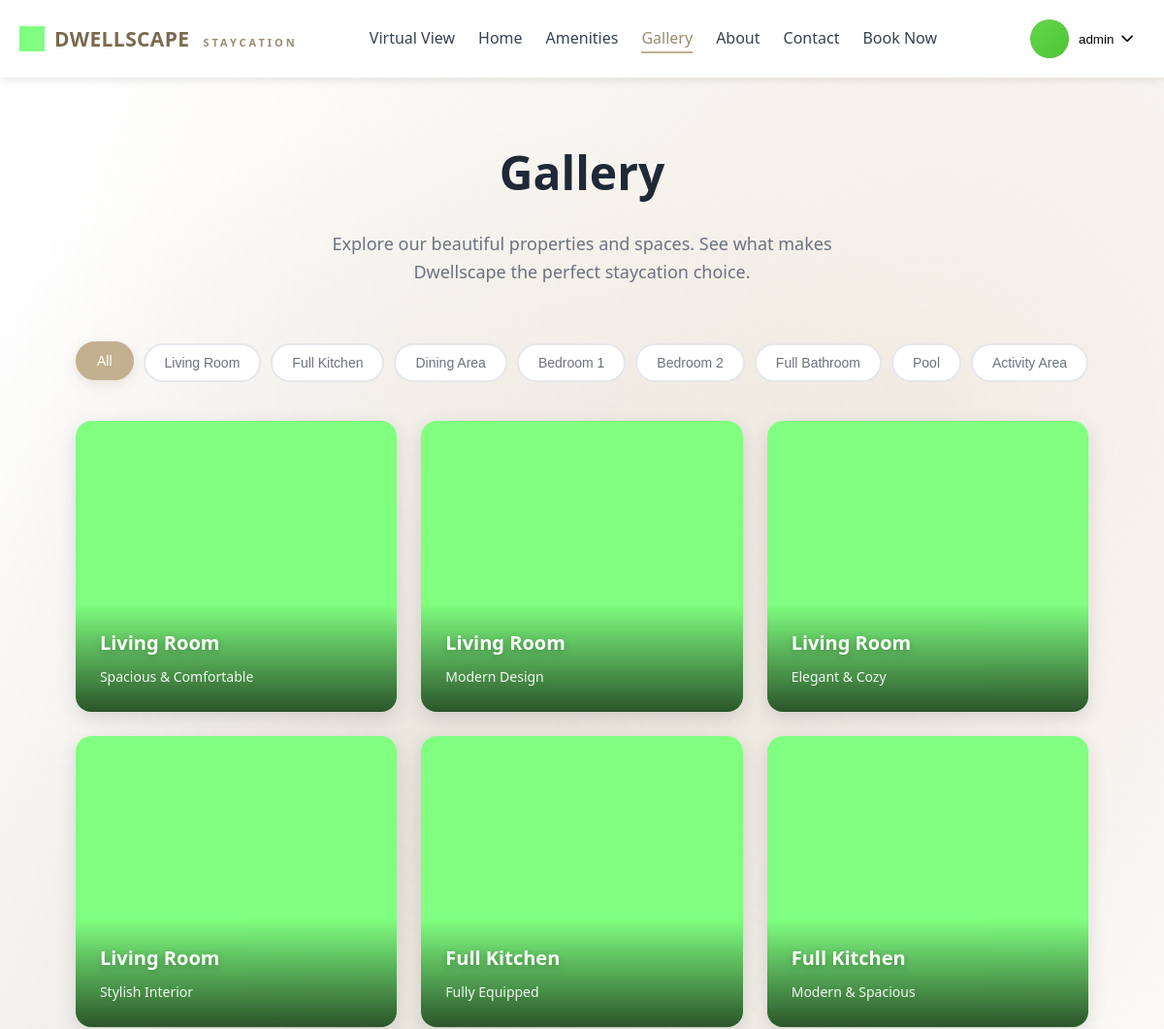
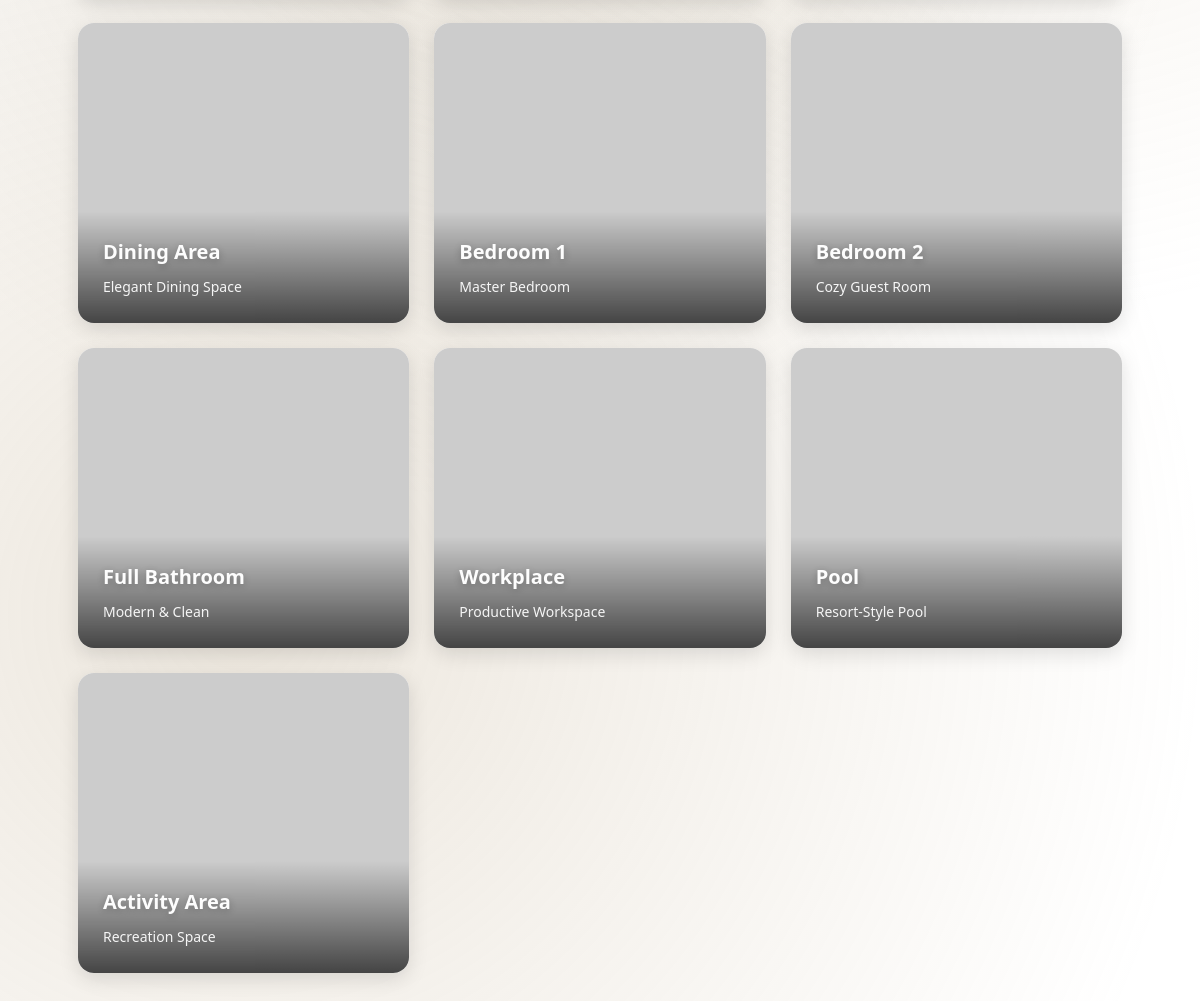
Screenshot of /dwellscape2.0/dwellscape/gallery.php (signed in) with the database file from the repository (2 pictures, top to bottom).
### tables this page shows
CREATE TABLE `gallery_images` (
  `id` int(11) NOT NULL,
  `image_url` varchar(500) NOT NULL,
  `title` varchar(255) NOT NULL,
  `category` varchar(100) NOT NULL,
  `description` varchar(255) DEFAULT NULL,
  `display_order` int(11) DEFAULT 0,
  `is_active` tinyint(1) DEFAULT 1,
  `created_at` timestamp NOT NULL DEFAULT current_timestamp(),
  `updated_at` timestamp NOT NULL DEFAULT current_timestamp() ON UPDATE current_timestamp()
);

### dwellscape2.0/dwellscape/gallery.php (the view, shortened to what this page needs)
<?php
require_once 'config/database.php';
$profile_image = '../pictures/boy.png';
?>
<!DOCTYPE html>
<html lang="en">
<head>
    <link rel="stylesheet" href="assets/css/styles.css">
    <link rel="stylesheet" href="https://cdnjs.cloudflare.com/ajax/libs/font-awesome/6.0.0/css/all.min.css">
</head>
<body>
    <header class="header">
        <div class="header-content">
            <a href="dashboard.php" class="logo" aria-label="Dwellscape Staycation">
                <span class="brand-mark">
                    <img src="assets/img/dwellscape-logo.png" alt="Dwellscape logo" onerror="this.style.display='none'; this.nextElementSibling.style.display='inline-block';">
                </span>
                <span class="logo-text">DWELLSCAPE <small>STAYCATION</small></span>
            </a>
            <nav>
                <ul class="nav-links">
                    <li><a href="dashboard.php#virtual-view">Virtual View</a></li>
                    <li><a href="dashboard.php#home">Home</a></li>
                    <li><a href="dashboard.php#amenities">Amenities</a></li>
                    <li><a href="dashboard.php#gallery" class="active">Gallery</a></li>
                    <li><a href="dashboard.php#about">About</a></li>
                    <li><a href="dashboard.php#contact">Contact</a></li>
                    <li><a href="bookings.php">Book Now</a></li>
                </ul>
            </nav>
            <div class="profile-section">
                <button class="profile-btn" onclick="toggleProfileDropdown()">
                    <div class="profile-avatar">
                        <img src="<?php echo htmlspecialchars($profile_image); ?>" alt="Profile" onerror="this.style.display='none'; this.parentElement.innerHTML='<?php echo strtoupper(substr($_SESSION['username'], 0, 1)); ?>';">
                    </div>
                    <span class="profile-name"><?php echo htmlspecialchars($_SESSION['username']); ?></span>
                    <i class="fas fa-chevron-down"></i>
                </button>
            </div>
        </div>
    </header>
    <main class="main-content">
        <div class="container">
            <div class="page-header">
                <h1 class="page-title">Gallery</h1>
                <p class="page-subtitle">Explore our beautiful properties and spaces. See what makes Dwellscape the perfect staycation choice.</p>
            </div>
            <div class="gallery-filters">
                <button class="gallery-filter-btn active" onclick="filterGallery('all')">All</button>
                <button class="gallery-filter-btn" onclick="filterGallery('living-room')">Living Room</button>
                <button class="gallery-filter-btn" onclick="filterGallery('kitchen')">Full Kitchen</button>
                <button class="gallery-filter-btn" onclick="filterGallery('dining')">Dining Area</button>
                <button class="gallery-filter-btn" onclick="filterGallery('bedroom1')">Bedroom 1</button>
                <button class="gallery-filter-btn" onclick="filterGallery('bedroom2')">Bedroom 2</button>
                <button class="gallery-filter-btn" onclick="filterGallery('bathroom')">Full Bathroom</button>
                <button class="gallery-filter-btn" onclick="filterGallery('pool')">Pool</button>
                <button class="gallery-filter-btn" onclick="filterGallery('activity')">Activity Area</button>
            </div>
            <div class="gallery-grid">
                <?php
                try {
                    $stmt = $pdo->query("SELECT * FROM gallery_images WHERE is_active = 1 ORDER BY display_order ASC, created_at DESC");
                    $gallery_images = $stmt->fetchAll();
                    if (empty($gallery_images)) {
                        echo '<p style="grid-column: 1 / -1; text-align: center; color: #666; padding: 40px;">No gallery images available. <a href="check_and_add_gallery.php" style="color: #C3B091; text-decoration: underline;">Click here to restore images</a></p>';
                    } else {
                        foreach ($gallery_images as $image):
                            $raw_url = trim($image['image_url'] ?? '');
                            if (preg_match('~^https?://~i', $raw_url)) {
                            }
                            elseif (preg_match('~[\\\\/]pictures[\\\\/](.+)$~i', $raw_url, $m)) {
                                $raw_url = '../pictures/' . str_replace('\\', '/', $m[1]);
                            }
                            elseif (preg_match('~[\\\\/]uploads[\\\\/](gallery[\\\\/].+)$~i', $raw_url, $m)) {
                                $raw_url = '../uploads/' . str_replace('\\', '/', $m[1]);
                            }
                            elseif (preg_match('~^/pictures/~i', $raw_url)) {
                                $raw_url = '..' . $raw_url;
                            }
                            elseif (preg_match('~^pictures/~i', $raw_url)) {
                                $raw_url = '../' . $raw_url;
                            }
                            elseif (!empty($raw_url) && !preg_match('~^https?://~i', $raw_url) && !preg_match('~^\.\.?/~', $raw_url)) {
                                $raw_url = '../pictures/' . basename($raw_url);
                            }
                            elseif (preg_match('~^\.\./pictures/~i', $raw_url)) {
                            }
                            elseif (preg_match('~^uploads/~i', $raw_url)) {
                                $raw_url = '../' . $raw_url;
                            }
                            elseif (!empty($raw_url) && !preg_match('~[\\\\/]~', $raw_url)) {
                                $raw_url = '../pictures/' . $raw_url;
                            }
                            elseif (!empty($raw_url) && stripos($raw_url, 'pictures') !== false) {
                                if (preg_match('~([^\\\\/]+\.(jpg|jpeg|png|gif|webp|avif))$~i', $raw_url, $m)) {
                                    $raw_url = '../pictures/' . $m[1];
                                }
                            }
                            $image_url = htmlspecialchars(str_replace('\\', '/', $raw_url));
                            $title = htmlspecialchars($image['title']);
                            $description = htmlspecialchars($image['description'] ?? '');
                            $category = htmlspecialchars($image['category']);
                            $alt_text = htmlspecialchars($image['title'] . ' - ' . $description);
                        ?>
                        <div class="gallery-item" data-category="<?php echo $category; ?>" onclick="openGalleryModal('<?php echo $image_url; ?>', '<?php echo $title; ?>', '<?php echo $description; ?>')">
                            <img src="<?php echo $image_url; ?>" alt="<?php echo $alt_text; ?>" onerror="handleImageError(this, '<?php echo addslashes($image_url); ?>')">
                            <div class="gallery-item-overlay">
                                <div class="gallery-item-title"><?php echo $title; ?></div>
                                <div class="gallery-item-category"><?php echo $description; ?></div>
                            </div>
                        </div>
                        <?php
                        endforeach;
                    }
                } catch(PDOException $e) {
                    echo '<p style="grid-column: 1 / -1; text-align: center; color: #dc3545; padding: 40px;">Error loading gallery images.</p>';
                }
                ?>
            </div>
        </div>
    </main>
</body>
</html>

### dwellscape2.0/dwellscape/assets/css/styles.css (style rules this page uses)
body { font-family: 'Inter', 'Segoe UI', Tahoma, Geneva, Verdana, sans-serif; background: linear-gradient(135deg, #C3B091 0%, #9A8B6F 50%, #D4C4A8 100%); background-size: 400% 400%; animation: gradientShift 15s ease infinite; min-height: 100vh; display: flex; align-items: center; justify-content: center; padding: 20px; position: relative; overflow-x: hidden; }
body::before { content: ''; position: fixed; top: 0; left: 0; width: 100%; height: 100%; background: radial-gradient(circle at 20% 80%, rgba(195, 176, 145, 0.3) 0%, transparent 50%), radial-gradient(circle at 80% 20%, rgba(212, 196, 168, 0.3) 0%, transparent 50%), radial-gradient(circle at 40% 40%, rgba(154, 139, 111, 0.2) 0%, transparent 50%); pointer-events: none; z-index: -1; }

### rows the page displays
gallery_images: title "Living Room", description "Spacious & Comfortable"
gallery_images: title "Living Room", description "Modern Design"
gallery_images: title "Living Room", description "Elegant & Cozy"
gallery_images: title "Living Room", description "Stylish Interior"
gallery_images: title "Full Kitchen", description "Fully Equipped"
gallery_images: title "Full Kitchen", description "Modern & Spacious"
gallery_images: title "Dining Area", description "Elegant Dining Space"
gallery_images: title "Bedroom 1", description "Master Bedroom"
gallery_images: title "Bedroom 2", description "Cozy Guest Room"
gallery_images: title "Full Bathroom", description "Modern & Clean"
gallery_images: title "Workplace", description "Productive Workspace"
gallery_images: title "Pool", description "Resort-Style Pool"
gallery_images: title "Activity Area", description "Recreation Space"

### other values shown
$_SESSION['username'] "admin"
